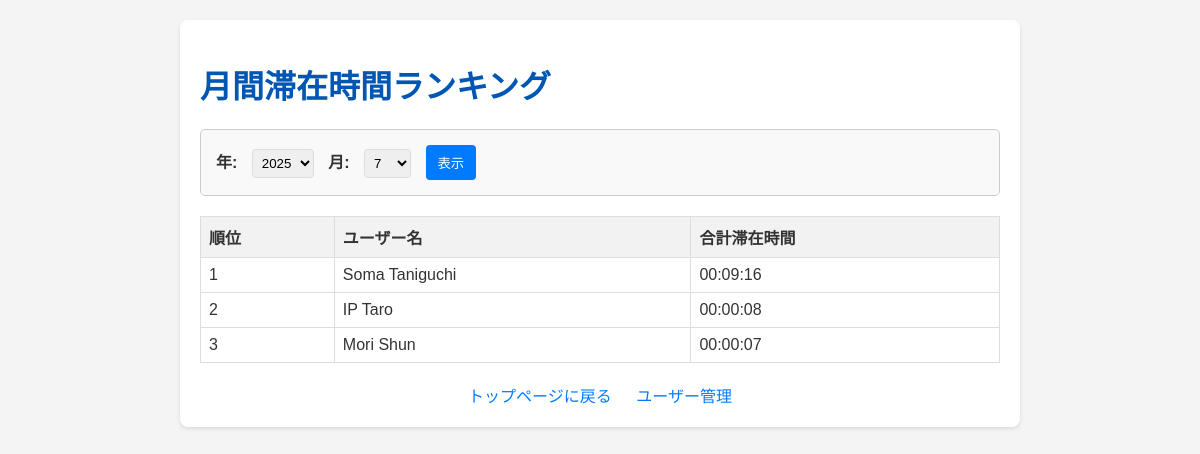
Page /ranking on the committed database.
### app.py (models this page shows, shortened)
class User(db.Model):
    id = db.Column(db.Integer, primary_key=True)
    idm = db.Column(db.String(160), unique=True, nullable=False)
    name = db.Column(db.String(80), nullable=False)

### app.py (the view)
@app.route('/ranking')
def show_ranking():
    current_year = datetime.now().year
    current_month = datetime.now().month
    year = request.args.get('year', type=int, default=current_year)
    month = request.args.get('month', type=int, default=current_month)
    if not (1 <= month <= 12):
        month = current_month
    with app.app_context():
        ranking = calculate_monthly_stay_time(year, month)
    return render_template('ranking.html', ranking=ranking, selected_year=year, selected_month=month, datetime=datetime)

### app.py (called while the page is built)
def calculate_monthly_stay_time(year, month):
    start_date = datetime(year, month, 1)
    if month == 12:
        end_date = datetime(year + 1, 1, 1)
    else:
        end_date = datetime(year, month + 1, 1)
    logs = AccessLog.query.filter(
        AccessLog.timestamp >= start_date,
        AccessLog.timestamp < end_date
    ).order_by(AccessLog.user_id, AccessLog.timestamp).all()
    return _calculate_stay_time_for_logs(logs)

### templates/ranking.html (shortened to what this page needs)
<!DOCTYPE html>
<html lang="ja">
<head>
</head>
<body>
    <div class="container">
        <h1>月間滞在時間ランキング</h1>
        <div class="month-selector">
            <form action="{{ url_for('show_ranking') }}" method="GET">
                <label for="year">年:</label>
                <select id="year" name="year">
                    {% for y in range(datetime.now().year - 2, datetime.now().year + 1) %}
                        <option value="{{ y }}" {% if y == selected_year %}selected{% endif %}>{{ y }}</option>
                    {% endfor %}
                </select>
                <label for="month">月:</label>
                <select id="month" name="month">
                    {% for m in range(1, 13) %}
                        <option value="{{ m }}" {% if m == selected_month %}selected{% endif %}>{{ m }}</option>
                    {% endfor %}
                </select>
                <button type="submit">表示</button>
            </form>
        </div>
        {% if ranking %}
            <table>
                <thead>
                    <tr>
                        <th>順位</th>
                        <th>ユーザー名</th>
                        <th>合計滞在時間</th>
                    </tr>
                </thead>
                <tbody>
                    {% for entry in ranking %}
                        <tr>
                            <td>{{ loop.index }}</td>
                            <td>{{ entry.name }}</td>
                            <td>{{ entry.formatted_time }}</td>
                        </tr>
                    {% endfor %}
                </tbody>
            </table>
        {% else %}
            <p>選択された月には滞在記録がありません。</p>
        {% endif %}
        <div class="nav-link">
            <a href="{{ url_for('index') }}">トップページに戻る</a>
            <a href="{{ url_for('manage_users') }}">ユーザー管理</a>
        </div>
    </div>
</body>
</html>

### templates/ranking.html (style rules this page uses)
body { font-family: Arial, sans-serif; margin: 20px; background-color: #f4f4f4; color: #333; }
h1, h2 { color: #0056b3; }
.container { max-width: 800px; margin: auto; background: #fff; padding: 20px; border-radius: 8px; box-shadow: 0 2px 4px rgba(0,0,0,0.1); }
table { width: 100%; border-collapse: collapse; margin-top: 20px; }
th, td { border: 1px solid #ddd; padding: 8px; text-align: left; }
th { background-color: #f2f2f2; }
.month-selector { margin-bottom: 20px; padding: 15px; border: 1px solid #ccc; border-radius: 5px; background-color: #f9f9f9; }
.month-selector label { margin-right: 10px; font-weight: bold; }
.month-selector select { padding: 5px; border-radius: 4px; border: 1px solid #ddd; margin-right: 10px; }
.month-selector button { padding: 8px 12px; background-color: #007bff; color: white; border: none; border-radius: 4px; cursor: pointer; }
.back-link, .nav-link { display: block; margin-top: 20px; text-align: center; }
.back-link a, .nav-link a { color: #007bff; text-decoration: none; margin: 0 10px; }

### rows in the picture
User: name "Soma Taniguchi", formatted_time "00:09:16"
User: name "IP Taro", formatted_time "00:00:08"
User: name "Mori Shun", formatted_time "00:00:07"

### other values in the picture
form field year "2025"
form field month "7"
